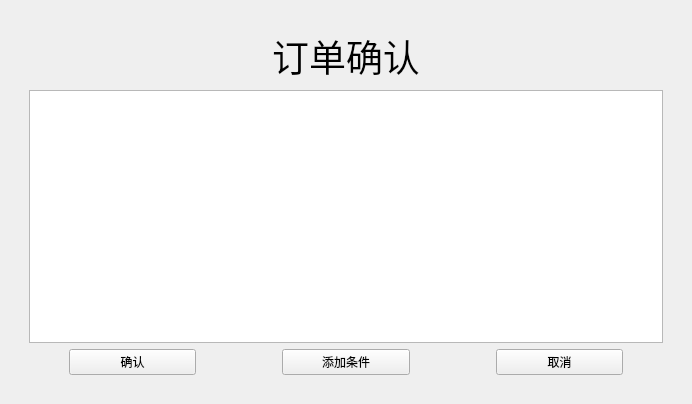
<?xml version="1.0" encoding="UTF-8"?>
<ui version="4.0">
 <class>orderConfirmation</class>
 <widget class="QWidget" name="orderConfirmation">
  <property name="geometry">
   <rect>
    <x>0</x>
    <y>0</y>
    <width>692</width>
    <height>404</height>
   </rect>
  </property>
  <property name="sizePolicy">
   <sizepolicy hsizetype="Preferred" vsizetype="Preferred">
    <horstretch>0</horstretch>
    <verstretch>0</verstretch>
   </sizepolicy>
  </property>
  <property name="windowTitle">
   <string>Form</string>
  </property>
  <layout class="QGridLayout" name="gridLayout_2">
   <item row="0" column="0">
    <widget class="QStackedWidget" name="stackedWidget">
     <property name="sizePolicy">
      <sizepolicy hsizetype="Expanding" vsizetype="Expanding">
       <horstretch>0</horstretch>
       <verstretch>0</verstretch>
      </sizepolicy>
     </property>
     <property name="currentIndex">
      <number>0</number>
     </property>
     <widget class="QWidget" name="orderPage">
      <layout class="QGridLayout" name="gridLayout_4">
       <item row="0" column="1">
        <widget class="QWidget" name="orderWidget" native="true">
         <property name="sizePolicy">
          <sizepolicy hsizetype="Preferred" vsizetype="Expanding">
           <horstretch>0</horstretch>
           <verstretch>0</verstretch>
          </sizepolicy>
         </property>
         <layout class="QGridLayout" name="gridLayout">
          <item row="0" column="0">
           <layout class="QVBoxLayout" name="verticalLayout">
            <item>
             <layout class="QHBoxLayout" name="horizontalLayout">
              <item>
               <spacer name="horizontalSpacer_4">
                <property name="orientation">
                 <enum>Qt::Horizontal</enum>
                </property>
                <property name="sizeType">
                 <enum>QSizePolicy::Fixed</enum>
                </property>
                <property name="sizeHint" stdset="0">
                 <size>
                  <width>40</width>
                  <height>20</height>
                 </size>
                </property>
               </spacer>
              </item>
              <item>
               <widget class="QLabel" name="confirmationLabel">
                <property name="sizePolicy">
                 <sizepolicy hsizetype="Preferred" vsizetype="Fixed">
                  <horstretch>0</horstretch>
                  <verstretch>0</verstretch>
                 </sizepolicy>
                </property>
                <property name="text">
                 <string>&lt;html&gt;&lt;head/&gt;&lt;body&gt;&lt;p align=&quot;center&quot;&gt;&lt;span style=&quot; font-size:28pt;&quot;&gt;订单确认&lt;/span&gt;&lt;/p&gt;&lt;/body&gt;&lt;/html&gt;</string>
                </property>
               </widget>
              </item>
              <item>
               <spacer name="horizontalSpacer_5">
                <property name="orientation">
                 <enum>Qt::Horizontal</enum>
                </property>
                <property name="sizeType">
                 <enum>QSizePolicy::Fixed</enum>
                </property>
                <property name="sizeHint" stdset="0">
                 <size>
                  <width>40</width>
                  <height>20</height>
                 </size>
                </property>
               </spacer>
              </item>
             </layout>
            </item>
            <item>
             <widget class="QTableView" name="orderTableView"/>
            </item>
            <item>
             <layout class="QHBoxLayout" name="horizontalLayout_2">
              <item>
               <spacer name="horizontalSpacer">
                <property name="orientation">
                 <enum>Qt::Horizontal</enum>
                </property>
                <property name="sizeType">
                 <enum>QSizePolicy::Fixed</enum>
                </property>
                <property name="sizeHint" stdset="0">
                 <size>
                  <width>40</width>
                  <height>20</height>
                 </size>
                </property>
               </spacer>
              </item>
              <item>
               <widget class="QPushButton" name="confirmPpushButton">
                <property name="text">
                 <string>确认</string>
                </property>
               </widget>
              </item>
              <item>
               <spacer name="horizontalSpacer_8">
                <property name="orientation">
                 <enum>Qt::Horizontal</enum>
                </property>
                <property name="sizeType">
                 <enum>QSizePolicy::Fixed</enum>
                </property>
                <property name="sizeHint" stdset="0">
                 <size>
                  <width>80</width>
                  <height>20</height>
                 </size>
                </property>
               </spacer>
              </item>
              <item>
               <widget class="QPushButton" name="conditionPushButton">
                <property name="text">
                 <string>添加条件</string>
                </property>
               </widget>
              </item>
              <item>
               <spacer name="horizontalSpacer_2">
                <property name="orientation">
                 <enum>Qt::Horizontal</enum>
                </property>
                <property name="sizeType">
                 <enum>QSizePolicy::Fixed</enum>
                </property>
                <property name="sizeHint" stdset="0">
                 <size>
                  <width>80</width>
                  <height>20</height>
                 </size>
                </property>
               </spacer>
              </item>
              <item>
               <widget class="QPushButton" name="cancelPushButton">
                <property name="text">
                 <string>取消</string>
                </property>
               </widget>
              </item>
              <item>
               <spacer name="horizontalSpacer_3">
                <property name="orientation">
                 <enum>Qt::Horizontal</enum>
                </property>
                <property name="sizeType">
                 <enum>QSizePolicy::Fixed</enum>
                </property>
                <property name="sizeHint" stdset="0">
                 <size>
                  <width>40</width>
                  <height>20</height>
                 </size>
                </property>
               </spacer>
              </item>
             </layout>
            </item>
           </layout>
          </item>
         </layout>
        </widget>
       </item>
      </layout>
     </widget>
     <widget class="QWidget" name="conditionPage">
      <layout class="QGridLayout" name="gridLayout_5">
       <item row="0" column="0">
        <widget class="QWidget" name="conditionWidget" native="true">
         <layout class="QGridLayout" name="gridLayout_3">
          <item row="0" column="0">
           <layout class="QVBoxLayout" name="verticalLayout_2">
            <item>
             <layout class="QHBoxLayout" name="horizontalLayout_3">
              <item>
               <spacer name="horizontalSpacer_18">
                <property name="orientation">
                 <enum>Qt::Horizontal</enum>
                </property>
                <property name="sizeHint" stdset="0">
                 <size>
                  <width>40</width>
                  <height>20</height>
                 </size>
                </property>
               </spacer>
              </item>
              <item>
               <widget class="QLabel" name="conditionLabel">
                <property name="sizePolicy">
                 <sizepolicy hsizetype="Expanding" vsizetype="Preferred">
                  <horstretch>0</horstretch>
                  <verstretch>0</verstretch>
                 </sizepolicy>
                </property>
                <property name="text">
                 <string>&lt;html&gt;&lt;head/&gt;&lt;body&gt;&lt;p align=&quot;center&quot;&gt;&lt;span style=&quot; font-size:28pt;&quot;&gt;添加条件&lt;/span&gt;&lt;/p&gt;&lt;/body&gt;&lt;/html&gt;</string>
                </property>
               </widget>
              </item>
              <item>
               <spacer name="horizontalSpacer_15">
                <property name="orientation">
                 <enum>Qt::Horizontal</enum>
                </property>
                <property name="sizeHint" stdset="0">
                 <size>
                  <width>40</width>
                  <height>20</height>
                 </size>
                </property>
               </spacer>
              </item>
             </layout>
            </item>
            <item>
             <layout class="QHBoxLayout" name="horizontalLayout_5">
              <item>
               <spacer name="horizontalSpacer_6">
                <property name="orientation">
                 <enum>Qt::Horizontal</enum>
                </property>
                <property name="sizeHint" stdset="0">
                 <size>
                  <width>40</width>
                  <height>20</height>
                 </size>
                </property>
               </spacer>
              </item>
              <item>
               <widget class="QToolButton" name="addButton">
                <property name="text">
                 <string>添加一行</string>
                </property>
               </widget>
              </item>
              <item>
               <spacer name="horizontalSpacer_7">
                <property name="orientation">
                 <enum>Qt::Horizontal</enum>
                </property>
                <property name="sizeHint" stdset="0">
                 <size>
                  <width>40</width>
                  <height>20</height>
                 </size>
                </property>
               </spacer>
              </item>
              <item>
               <widget class="QToolButton" name="toolButton_3">
                <property name="text">
                 <string>删除一行</string>
                </property>
               </widget>
              </item>
              <item>
               <spacer name="horizontalSpacer_9">
                <property name="orientation">
                 <enum>Qt::Horizontal</enum>
                </property>
                <property name="sizeHint" stdset="0">
                 <size>
                  <width>40</width>
                  <height>20</height>
                 </size>
                </property>
               </spacer>
              </item>
              <item>
               <widget class="QToolButton" name="toolButton_2">
                <property name="text">
                 <string>清空表格</string>
                </property>
               </widget>
              </item>
              <item>
               <spacer name="horizontalSpacer_10">
                <property name="orientation">
                 <enum>Qt::Horizontal</enum>
                </property>
                <property name="sizeHint" stdset="0">
                 <size>
                  <width>40</width>
                  <height>20</height>
                 </size>
                </property>
               </spacer>
              </item>
             </layout>
            </item>
            <item>
             <widget class="QTableView" name="conditionTableView"/>
            </item>
            <item>
             <layout class="QHBoxLayout" name="horizontalLayout_4">
              <item>
               <spacer name="horizontalSpacer_13">
                <property name="orientation">
                 <enum>Qt::Horizontal</enum>
                </property>
                <property name="sizeHint" stdset="0">
                 <size>
                  <width>40</width>
                  <height>20</height>
                 </size>
                </property>
               </spacer>
              </item>
              <item>
               <widget class="QPushButton" name="cdtConformationPushButton">
                <property name="text">
                 <string>确认</string>
                </property>
               </widget>
              </item>
              <item>
               <spacer name="horizontalSpacer_16">
                <property name="orientation">
                 <enum>Qt::Horizontal</enum>
                </property>
                <property name="sizeHint" stdset="0">
                 <size>
                  <width>40</width>
                  <height>20</height>
                 </size>
                </property>
               </spacer>
              </item>
              <item>
               <widget class="QPushButton" name="cdtCancelPushButton_2">
                <property name="text">
                 <string>取消</string>
                </property>
               </widget>
              </item>
              <item>
               <spacer name="horizontalSpacer_17">
                <property name="orientation">
                 <enum>Qt::Horizontal</enum>
                </property>
                <property name="sizeHint" stdset="0">
                 <size>
                  <width>40</width>
                  <height>20</height>
                 </size>
                </property>
               </spacer>
              </item>
             </layout>
            </item>
           </layout>
          </item>
         </layout>
        </widget>
       </item>
      </layout>
     </widget>
    </widget>
   </item>
  </layout>
 </widget>
 <resources/>
 <connections/>
</ui>
